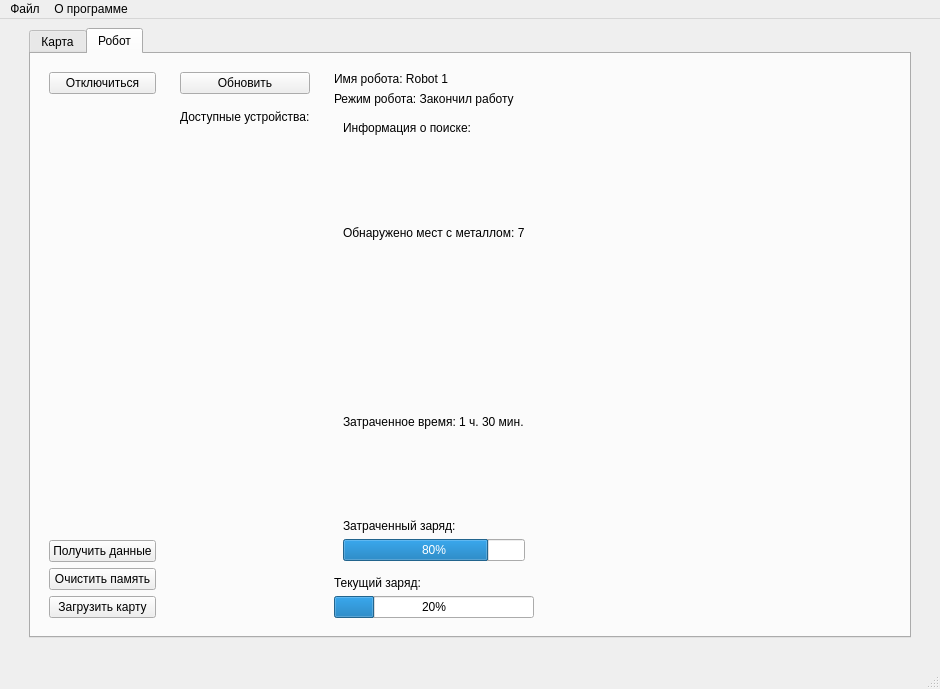
<?xml version="1.0" encoding="UTF-8"?>
<ui version="4.0">
 <class>MainWindow</class>
 <widget class="QMainWindow" name="MainWindow">
  <property name="geometry">
   <rect>
    <x>0</x>
    <y>0</y>
    <width>940</width>
    <height>689</height>
   </rect>
  </property>
  <property name="windowTitle">
   <string>Robot-MetallFinder connector</string>
  </property>
  <widget class="QWidget" name="centralwidget">
   <layout class="QGridLayout" name="gridLayout">
    <item row="0" column="2">
     <spacer name="horizontalSpacer_2">
      <property name="orientation">
       <enum>Qt::Horizontal</enum>
      </property>
      <property name="sizeType">
       <enum>QSizePolicy::Maximum</enum>
      </property>
      <property name="sizeHint" stdset="0">
       <size>
        <width>20</width>
        <height>20</height>
       </size>
      </property>
     </spacer>
    </item>
    <item row="0" column="0">
     <spacer name="horizontalSpacer">
      <property name="orientation">
       <enum>Qt::Horizontal</enum>
      </property>
      <property name="sizeType">
       <enum>QSizePolicy::Maximum</enum>
      </property>
      <property name="sizeHint" stdset="0">
       <size>
        <width>20</width>
        <height>20</height>
       </size>
      </property>
     </spacer>
    </item>
    <item row="0" column="1">
     <widget class="QTabWidget" name="tabWidget">
      <property name="currentIndex">
       <number>1</number>
      </property>
      <widget class="QWidget" name="tab_map">
       <attribute name="title">
        <string>Карта</string>
       </attribute>
       <layout class="QGridLayout" name="gridLayout_8">
        <item row="0" column="0">
         <layout class="QVBoxLayout" name="verticalLayout" stretch="0,1">
          <item>
           <widget class="QWidget" name="edit_map_widget" native="true">
            <layout class="QGridLayout" name="gridLayout_2">
             <item row="0" column="0">
              <layout class="QHBoxLayout" name="edit_map_hl" stretch="1,1,0,3,0,4,4,0,3">
               <item>
                <widget class="QPushButton" name="undo_btn">
                 <property name="text">
                  <string>Отменить</string>
                 </property>
                </widget>
               </item>
               <item>
                <widget class="QPushButton" name="recover_btn">
                 <property name="text">
                  <string>Восстановить</string>
                 </property>
                </widget>
               </item>
               <item>
                <widget class="Line" name="line">
                 <property name="orientation">
                  <enum>Qt::Vertical</enum>
                 </property>
                </widget>
               </item>
               <item>
                <widget class="QPushButton" name="cursor_btn">
                 <property name="text">
                  <string>Курсор</string>
                 </property>
                </widget>
               </item>
               <item>
                <widget class="Line" name="line_2">
                 <property name="orientation">
                  <enum>Qt::Vertical</enum>
                 </property>
                </widget>
               </item>
               <item>
                <widget class="QPushButton" name="poligon_btn">
                 <property name="text">
                  <string>Риовать Полигон</string>
                 </property>
                </widget>
               </item>
               <item>
                <widget class="QPushButton" name="del_poligon_btn">
                 <property name="text">
                  <string>Удалить Полигон</string>
                 </property>
                </widget>
               </item>
               <item>
                <widget class="Line" name="line_3">
                 <property name="orientation">
                  <enum>Qt::Vertical</enum>
                 </property>
                </widget>
               </item>
               <item>
                <widget class="QPushButton" name="finish_btn">
                 <property name="text">
                  <string>Создать Финиш</string>
                 </property>
                </widget>
               </item>
              </layout>
             </item>
            </layout>
           </widget>
          </item>
          <item>
           <widget class="QWidget" name="map_widget" native="true">
            <layout class="QGridLayout" name="gridLayout_9">
             <item row="0" column="0">
              <widget class="QLabel" name="map_test_lable">
               <property name="text">
                <string>Тест</string>
               </property>
              </widget>
             </item>
            </layout>
           </widget>
          </item>
         </layout>
        </item>
       </layout>
      </widget>
      <widget class="QWidget" name="tab_robot">
       <attribute name="title">
        <string>Робот</string>
       </attribute>
       <layout class="QGridLayout" name="gridLayout_7">
        <item row="0" column="0">
         <layout class="QHBoxLayout" name="horizontalLayout_2">
          <item>
           <widget class="QWidget" name="connection_widget" native="true">
            <layout class="QGridLayout" name="gridLayout_3">
             <item row="0" column="0">
              <layout class="QVBoxLayout" name="verticalLayout_2">
               <item>
                <widget class="QPushButton" name="discon_btn">
                 <property name="text">
                  <string>Отключиться</string>
                 </property>
                </widget>
               </item>
               <item>
                <spacer name="verticalSpacer">
                 <property name="orientation">
                  <enum>Qt::Vertical</enum>
                 </property>
                 <property name="sizeHint" stdset="0">
                  <size>
                   <width>20</width>
                   <height>40</height>
                  </size>
                 </property>
                </spacer>
               </item>
               <item>
                <widget class="QPushButton" name="get_data_btn">
                 <property name="text">
                  <string>Получить данные</string>
                 </property>
                </widget>
               </item>
               <item>
                <widget class="QPushButton" name="clear_btn">
                 <property name="text">
                  <string>Очистить память</string>
                 </property>
                </widget>
               </item>
               <item>
                <widget class="QPushButton" name="load_btn">
                 <property name="text">
                  <string>Загрузить карту</string>
                 </property>
                </widget>
               </item>
              </layout>
             </item>
            </layout>
           </widget>
          </item>
          <item>
           <widget class="QWidget" name="devices_widwet" native="true">
            <layout class="QGridLayout" name="gridLayout_6">
             <item row="0" column="0">
              <layout class="QVBoxLayout" name="verticalLayout_5" stretch="0,0,0,0,0,0">
               <item>
                <widget class="QPushButton" name="update_dev_btn">
                 <property name="text">
                  <string>Обновить</string>
                 </property>
                </widget>
               </item>
               <item>
                <spacer name="verticalSpacer_5">
                 <property name="orientation">
                  <enum>Qt::Vertical</enum>
                 </property>
                 <property name="sizeType">
                  <enum>QSizePolicy::Fixed</enum>
                 </property>
                 <property name="sizeHint" stdset="0">
                  <size>
                   <width>20</width>
                   <height>10</height>
                  </size>
                 </property>
                </spacer>
               </item>
               <item>
                <widget class="QLabel" name="label_8">
                 <property name="text">
                  <string>Доступные устройства:</string>
                 </property>
                </widget>
               </item>
               <item>
                <spacer name="verticalSpacer_3">
                 <property name="orientation">
                  <enum>Qt::Vertical</enum>
                 </property>
                 <property name="sizeType">
                  <enum>QSizePolicy::Fixed</enum>
                 </property>
                 <property name="sizeHint" stdset="0">
                  <size>
                   <width>20</width>
                   <height>10</height>
                  </size>
                 </property>
                </spacer>
               </item>
               <item>
                <layout class="QVBoxLayout" name="devices_vl"/>
               </item>
               <item>
                <spacer name="verticalSpacer_2">
                 <property name="orientation">
                  <enum>Qt::Vertical</enum>
                 </property>
                 <property name="sizeHint" stdset="0">
                  <size>
                   <width>20</width>
                   <height>40</height>
                  </size>
                 </property>
                </spacer>
               </item>
              </layout>
             </item>
            </layout>
           </widget>
          </item>
          <item>
           <widget class="QWidget" name="status_widget" native="true">
            <layout class="QGridLayout" name="gridLayout_5">
             <item row="0" column="0">
              <layout class="QVBoxLayout" name="verticalLayout_4" stretch="0,0,10,0,0">
               <item>
                <widget class="QLabel" name="name_lable">
                 <property name="text">
                  <string>Имя робота: Robot 1</string>
                 </property>
                </widget>
               </item>
               <item>
                <widget class="QLabel" name="mode_label">
                 <property name="text">
                  <string>Режим робота: Закончил работу</string>
                 </property>
                </widget>
               </item>
               <item>
                <widget class="QWidget" name="search_info_widget" native="true">
                 <layout class="QGridLayout" name="gridLayout_4">
                  <item row="1" column="0">
                   <layout class="QVBoxLayout" name="serch_info_vl" stretch="0,1,1,0,0">
                    <item>
                     <widget class="QLabel" name="label_4">
                      <property name="text">
                       <string>Информация о поиске:</string>
                      </property>
                     </widget>
                    </item>
                    <item>
                     <widget class="QLabel" name="places_label">
                      <property name="text">
                       <string>Обнаружено мест с металлом: 7</string>
                      </property>
                     </widget>
                    </item>
                    <item>
                     <widget class="QLabel" name="spent_time_lable">
                      <property name="text">
                       <string>Затраченное время: 1 ч. 30 мин.</string>
                      </property>
                     </widget>
                    </item>
                    <item>
                     <widget class="QLabel" name="label_5">
                      <property name="text">
                       <string>Затраченный заряд:</string>
                      </property>
                     </widget>
                    </item>
                    <item>
                     <widget class="QProgressBar" name="spent_power_bar">
                      <property name="value">
                       <number>80</number>
                      </property>
                     </widget>
                    </item>
                   </layout>
                  </item>
                 </layout>
                </widget>
               </item>
               <item>
                <widget class="QLabel" name="label">
                 <property name="text">
                  <string>Текущий заряд:</string>
                 </property>
                </widget>
               </item>
               <item>
                <widget class="QProgressBar" name="current_power_bar">
                 <property name="value">
                  <number>20</number>
                 </property>
                </widget>
               </item>
              </layout>
             </item>
            </layout>
           </widget>
          </item>
         </layout>
        </item>
        <item row="0" column="1">
         <spacer name="horizontalSpacer_3">
          <property name="orientation">
           <enum>Qt::Horizontal</enum>
          </property>
          <property name="sizeType">
           <enum>QSizePolicy::Expanding</enum>
          </property>
          <property name="sizeHint" stdset="0">
           <size>
            <width>40</width>
            <height>20</height>
           </size>
          </property>
         </spacer>
        </item>
       </layout>
      </widget>
     </widget>
    </item>
    <item row="1" column="1">
     <spacer name="verticalSpacer_4">
      <property name="orientation">
       <enum>Qt::Vertical</enum>
      </property>
      <property name="sizeType">
       <enum>QSizePolicy::Maximum</enum>
      </property>
      <property name="sizeHint" stdset="0">
       <size>
        <width>20</width>
        <height>20</height>
       </size>
      </property>
     </spacer>
    </item>
   </layout>
  </widget>
  <widget class="QMenuBar" name="menubar">
   <property name="geometry">
    <rect>
     <x>0</x>
     <y>0</y>
     <width>940</width>
     <height>26</height>
    </rect>
   </property>
   <widget class="QMenu" name="file_menu">
    <property name="title">
     <string>Файл</string>
    </property>
    <addaction name="action_open"/>
    <addaction name="separator"/>
    <addaction name="action_save"/>
    <addaction name="action_save_as"/>
    <addaction name="separator"/>
    <addaction name="action_load"/>
   </widget>
   <widget class="QMenu" name="about_manu">
    <property name="title">
     <string>О программе</string>
    </property>
    <addaction name="action_GitHub"/>
    <addaction name="action_YM_API"/>
   </widget>
   <addaction name="file_menu"/>
   <addaction name="about_manu"/>
  </widget>
  <widget class="QStatusBar" name="statusbar"/>
  <action name="action_open">
   <property name="text">
    <string>Открыть</string>
   </property>
  </action>
  <action name="action_save">
   <property name="text">
    <string>Сохранить</string>
   </property>
  </action>
  <action name="action_save_as">
   <property name="text">
    <string>Сохранить как</string>
   </property>
  </action>
  <action name="action_load">
   <property name="text">
    <string>Загрузить в робота</string>
   </property>
  </action>
  <action name="action_GitHub">
   <property name="text">
    <string>Приложение в GitHub</string>
   </property>
  </action>
  <action name="action_YM_API">
   <property name="text">
    <string>Yandex Map API</string>
   </property>
  </action>
  <action name="action_7">
   <property name="text">
    <string>Благодарностть</string>
   </property>
  </action>
 </widget>
 <resources/>
 <connections/>
</ui>
